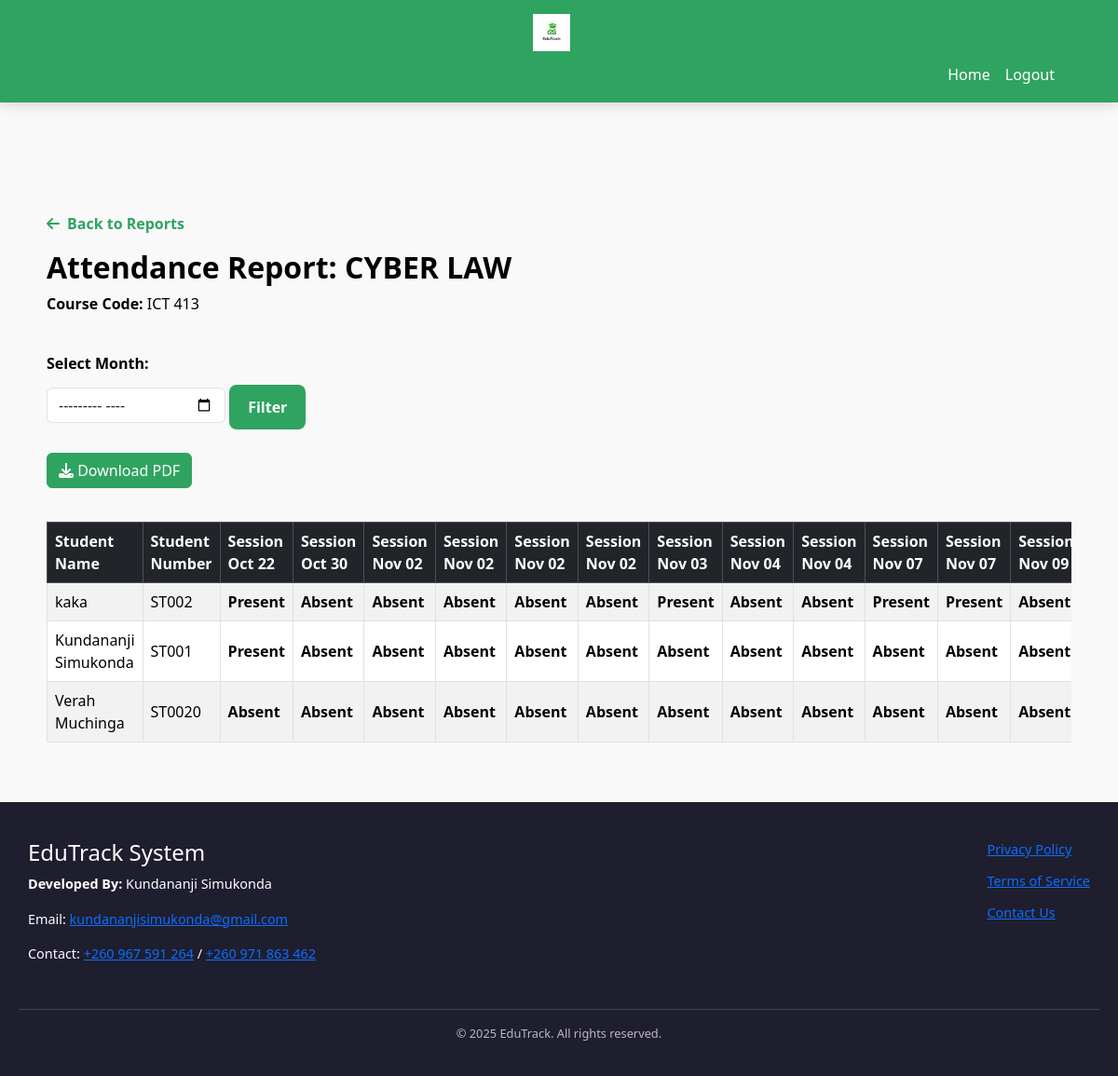
/pages/lecturer/generate_report.php?course_id=1 (signed in), run on the app's committed database.
### tables this page shows
CREATE TABLE `courses` (
  `id` int(11) UNSIGNED NOT NULL,
  `name` varchar(255) NOT NULL,
  `course_code` varchar(50) NOT NULL,
  `description` text DEFAULT NULL,
  `status` enum('active','inactive','archived') NOT NULL DEFAULT 'active',
  `class_schedule` varchar(255) DEFAULT NULL,
  `programme_id` int(11) UNSIGNED NOT NULL,
  `created_at` timestamp NOT NULL DEFAULT current_timestamp(),
  `updated_at` timestamp NOT NULL DEFAULT current_timestamp() ON UPDATE current_timestamp()
);

CREATE TABLE `attendance_sessions` (
  `id` int(11) UNSIGNED NOT NULL,
  `course_id` int(11) UNSIGNED NOT NULL,
  `lecturer_id` int(11) UNSIGNED NOT NULL,
  `is_active` tinyint(1) NOT NULL DEFAULT 1 COMMENT '0 for inactive, 1 for active',
  `session_code` varchar(10) NOT NULL,
  `created_at` timestamp NOT NULL DEFAULT current_timestamp(),
  `updated_at` timestamp NOT NULL DEFAULT current_timestamp() ON UPDATE current_timestamp()
);

CREATE TABLE `students` (
  `user_id` int(11) UNSIGNED NOT NULL,
  `student_number` varchar(255) NOT NULL,
  `programme_id` int(11) UNSIGNED NOT NULL
);

CREATE TABLE `users` (
  `id` int(11) UNSIGNED NOT NULL,
  `name` varchar(255) NOT NULL,
  `email` varchar(255) NOT NULL,
  `password` varchar(255) NOT NULL,
  `role` enum('student','lecturer','admin') NOT NULL DEFAULT 'student',
  `phone` varchar(20) DEFAULT NULL,
  `status` enum('active','inactive','suspended') NOT NULL DEFAULT 'active',
  `created_at` timestamp NOT NULL DEFAULT current_timestamp()
);

### pages/lecturer/generate_report.php (the view, shortened to what this page needs)
<?php
require_once '../../includes/db.php';
$lecturer_id = $_SESSION['user_id'];
$course_id = intval($_GET['course_id']);
$month_filter = $_GET['month'] ?? '';
$course = null;
$students = [];
$sessions = [];
$attendance_data = [];
$error = '';
try {
    $stmt_verify = $pdo->prepare("
        SELECT c.name, c.course_code
        FROM courses c
        JOIN lecturer_courses lc ON c.id = lc.course_id
        WHERE c.id = ? AND lc.lecturer_id = ?
    ");
    $stmt_verify->execute([$course_id, $lecturer_id]);
    $course = $stmt_verify->fetch(PDO::FETCH_ASSOC);
    if (!$course) {
        $error = "You are not assigned to this course.";
    } else {
        $stmt_students = $pdo->prepare("
            SELECT u.id AS user_id, u.name, s.student_number
            FROM users u
            JOIN students s ON u.id = s.user_id
            JOIN enrollments e ON s.user_id = e.student_id
            WHERE e.course_id = ?
            ORDER BY u.name
        ");
        $stmt_students->execute([$course_id]);
        $students = $stmt_students->fetchAll(PDO::FETCH_ASSOC);
        if ($month_filter) {
            $start_date = $month_filter . '-01';
            $end_date = date('Y-m-t', strtotime($start_date));
            $stmt_sessions = $pdo->prepare("
                SELECT id, created_at
                FROM attendance_sessions
                WHERE course_id = ?
                AND created_at BETWEEN ? AND ?
                ORDER BY created_at
            ");
            $stmt_sessions->execute([$course_id, $start_date, $end_date]);
        } else {
            $stmt_sessions = $pdo->prepare("
                SELECT id, created_at
                FROM attendance_sessions
                WHERE course_id = ?
                ORDER BY created_at
            ");
            $stmt_sessions->execute([$course_id]);
        }
        $sessions = $stmt_sessions->fetchAll(PDO::FETCH_ASSOC);
        if (!empty($sessions)) {
            $session_ids = array_column($sessions, 'id');
            $placeholders = implode(',', array_fill(0, count($session_ids), '?'));
            $stmt_records = $pdo->prepare("
                SELECT session_id, student_id
                FROM attendance_records
                WHERE session_id IN ($placeholders)
            ");
            $stmt_records->execute($session_ids);
            while ($record = $stmt_records->fetch(PDO::FETCH_ASSOC)) {
                $attendance_data[$record['student_id']][$record['session_id']] = 'Present';
            }
        }
    }
} catch (Exception $e) {
    $error = "An error occurred while generating the report.";
}
?>
<!DOCTYPE html>
<html lang="en">
<head>
<link href="https://cdn.jsdelivr.net/npm/bootstrap@5.3.3/dist/css/bootstrap.min.css" rel="stylesheet">
<link rel="stylesheet" href="https://cdnjs.cloudflare.com/ajax/libs/font-awesome/6.4.0/css/all.min.css">
<link rel="stylesheet" href="css/dashboard.css">
</head>
<body>
<nav class="navbar navbar-expand-lg" style="background-color:#2fa360;">
    <div class="container">
        <a class="navbar-brand text-white" href="../../index.php">
            <img src="../../assets/logo.png" alt="EduTrack Logo" height="40">
        </a>
        <ul class="navbar-nav ms-auto">
            <li class="nav-item"><a class="nav-link text-white" href="../../index.php">Home</a></li>
            <li class="nav-item"><a class="nav-link text-white" href="../../logout.php">Logout</a></li>
        </ul>
    </div>
</nav>
<div class="container py-5">
    <a href="attendance_reports.php" class="btn btn-secondary back-link mb-3">
        <i class="fas fa-arrow-left"></i> Back to Reports
    </a>
    <?php if (!empty($error)): ?>
        <div class="alert alert-danger"><?= htmlspecialchars($error) ?></div>
    <?php elseif (!$course): ?>
        <div class="alert alert-info">Course not found.</div>
    <?php else: ?>
        <div class="mb-4">
            <h2 class="fw-bold">Attendance Report: <?= htmlspecialchars($course['name']) ?></h2>
            <p><strong>Course Code:</strong> <?= htmlspecialchars($course['course_code']) ?></p>
        </div>
        <form method="GET" class="mb-3 no-print">
            <label for="month">Select Month:</label>
            <input type="month" id="month" name="month" value="<?= htmlspecialchars($month_filter) ?>" class="form-control d-inline-block w-auto">
            <button type="submit" class="btn btn-primary">Filter</button>
        </form>
        <div class="mb-3 no-print">
            <a href="download_report.php?course_id=<?= $course_id ?>&month=<?= urlencode($month_filter) ?>" class="btn btn-success">
                <i class="fas fa-download"></i> Download PDF
            </a>
        </div>
        <?php if (empty($sessions)): ?>
            <div class="alert alert-warning">No attendance sessions found for this course.</div>
        <?php elseif (empty($students)): ?>
            <div class="alert alert-warning">No students enrolled in this course.</div>
        <?php else: ?>
            <div class="table-responsive">
                <table class="table table-bordered table-striped align-middle text-center">
                    <thead class="table-dark">
                        <tr>
                            <th>Student Name</th>
                            <th>Student Number</th>
                            <?php foreach ($sessions as $session): ?>
                                <th>Session<br><?= (new DateTime($session['created_at']))->format('M d') ?></th>
                            <?php endforeach; ?>
                        </tr>
                    </thead>
                    <tbody>
                        <?php foreach ($students as $student): ?>
                            <tr>
                                <td><?= htmlspecialchars($student['name']) ?></td>
                                <td><?= htmlspecialchars($student['student_number']) ?></td>
                                <?php foreach ($sessions as $session): ?>
                                    <td class="<?= isset($attendance_data[$student['user_id']][$session['id']]) ? 'present' : 'absent' ?>">
                                        <?= isset($attendance_data[$student['user_id']][$session['id']]) ? 'Present' : 'Absent' ?>
                                    </td>
                                <?php endforeach; ?>
                            </tr>
                        <?php endforeach; ?>
                    </tbody>
                </table>
            </div>
        <?php endif; ?>
    <?php endif; ?>
</div>
</body>
<?php require_once '../../includes/footer.php'; ?>
</html>

### pages/lecturer/css/dashboard.css (style rules this page uses)
:root { --primary-color: #2fa360; --primary-hover: #28a745; --danger-color: #dc3545; --danger-hover: #c82333; --background-light: #f9f9f9; --background-dark: #1e1e2f; --text-color: #000000; --text-light: #fff; --text-muted: #777; --border-color: #ddd; --border-light: #eee; --container-width: min(1200px, 95vw); --padding-sm: clamp(0.5rem, 2vw, 0.625rem); --padding-md: clamp(1rem, 3vw, 1.25rem); --padding-lg: clamp(2rem, 5vw, 2.5rem); --gap-md: clamp(1rem, 3vw, 1.25rem); --border-radius-sm: 0.5rem; --border-radius-md: 0.75rem; --border-radius-lg: 1rem; --box-shadow-sm: 0 2px 8px rgba(0, 0, 0, 0.08); --box-shadow-md: 0 4px 12px rgba(0, 0, 0, 0.12); --box-shadow-lg: 0 8px 24px rgba(0, 0, 0, 0.15); --mobile-breakpoint: 768px; --tablet-breakpoint: 1024px; --transition-fast: 0.15s ease; --transition-base: 0.3s ease; --transition-slow: 0.5s ease; }
*, *::before, *::after { box-sizing: border-box; }
html, body { height: 100%; margin: 0; font-family: 'Segoe UI', Tahoma, Geneva, Verdana, sans-serif; color: var(--text-color); background-color: var(--background-light); display: flex; flex-direction: column; padding-top: 80px; scroll-behavior: smooth; }
.container { display: flex; flex-direction: column; justify-content: center; width: 100%; max-width: var(--container-width); margin-inline: auto; padding-inline: var(--padding-md); }
.navbar { position: fixed; top: 0; left: 0; width: 100%; background-color: var(--primary-color) !important; color: var(--text-light); padding: var(--padding-sm) var(--padding-lg); display: flex; justify-content: space-between; align-items: center; z-index: 1030; box-shadow: var(--box-shadow-md); backdrop-filter: blur(10px); }
.btn-primary, .btn-danger, .download-btn, .action-btn, .back-link { border: none; border-radius: var(--border-radius-sm); cursor: pointer; font-weight: 600; transition: all var(--transition-base); text-decoration: none; display: inline-flex; align-items: center; gap: 0.5rem; position: relative; overflow: hidden; }
.btn-primary, .view-btn, .start-session-btn { background-color: var(--primary-color) !important; color: var(--text-light) !important; border-color: var(--primary-color) !important; padding: 0.75rem 1.25rem; }
.back-link { color: var(--primary-color); margin: 1.25rem 0; background: none; padding: 0; }
form label { font-weight: 600; margin-bottom: 0.375rem; display: block; color: #000000; }
form input, form select, form textarea { width: 100%; padding: 0.75rem 1rem; margin: 0.5rem 0 1rem 0; border-radius: var(--border-radius-sm); border: 2px solid var(--border-color); font-size: 0.9rem; transition: all var(--transition-fast); color: #000000; background: white; }
form button[type="submit"] { background-color: var(--primary-color); color: var(--text-light); padding: 0.75rem 1.25rem; border: none; border-radius: var(--border-radius-sm); cursor: pointer; font-weight: 600; transition: all var(--transition-base); }
.data-table, table { width: 100%; border-collapse: collapse; margin-top: 1.25rem; }
.data-table th, .data-table td, table th, table td { padding: 0.875rem 1rem; text-align: left; border-bottom: 1px solid var(--border-light); color: #000000; }
.data-table thead, table thead { background-color: var(--border-light); }
.data-table th, table th { font-weight: 700; color: #000000; }
.present, .status-present { color: var(--primary-color); font-weight: bold; }
.absent { color: var(--danger-color); font-weight: bold; }
.btn-success, .bg-success { background-color: var(--primary-color) !important; border-color: var(--primary-color) !important; }
.table thead { background-color: var(--primary-color) !important; color: var(--text-light) !important; }
.navbar { z-index: 1030 !important; }
.container-fluid, .container { max-width: var(--container-width); }

### data on the page
courses: name "CYBER LAW", course_code "ICT 413"
attendance_sessions: created_at "Oct 22", shows "Present"
attendance_sessions: created_at "Oct 30", shows "Absent"
attendance_sessions: created_at "Nov 02", shows "Absent"
attendance_sessions: created_at "Nov 02", shows "Absent"
attendance_sessions: created_at "Nov 02", shows "Absent"
attendance_sessions: created_at "Nov 02", shows "Absent"
attendance_sessions: created_at "Nov 03", shows "Present"
attendance_sessions: created_at "Nov 04", shows "Absent"
attendance_sessions: created_at "Nov 04", shows "Absent"
attendance_sessions: created_at "Nov 07", shows "Present"
attendance_sessions: created_at "Nov 07", shows "Present"
attendance_sessions: created_at "Nov 09", shows "Absent"
students: user_id.name "kaka", student_number "ST002"
students: user_id.name "Kundananji Simukonda", student_number "ST001"
students: user_id.name "Verah Muchinga", student_number "ST0020"
